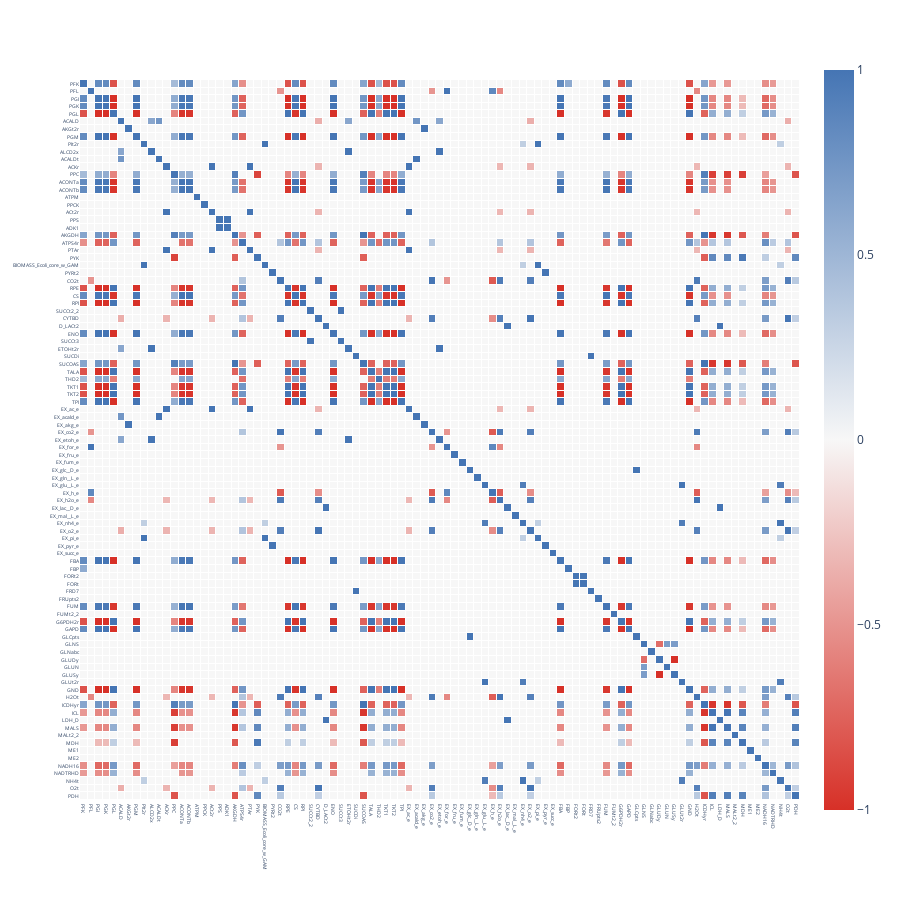
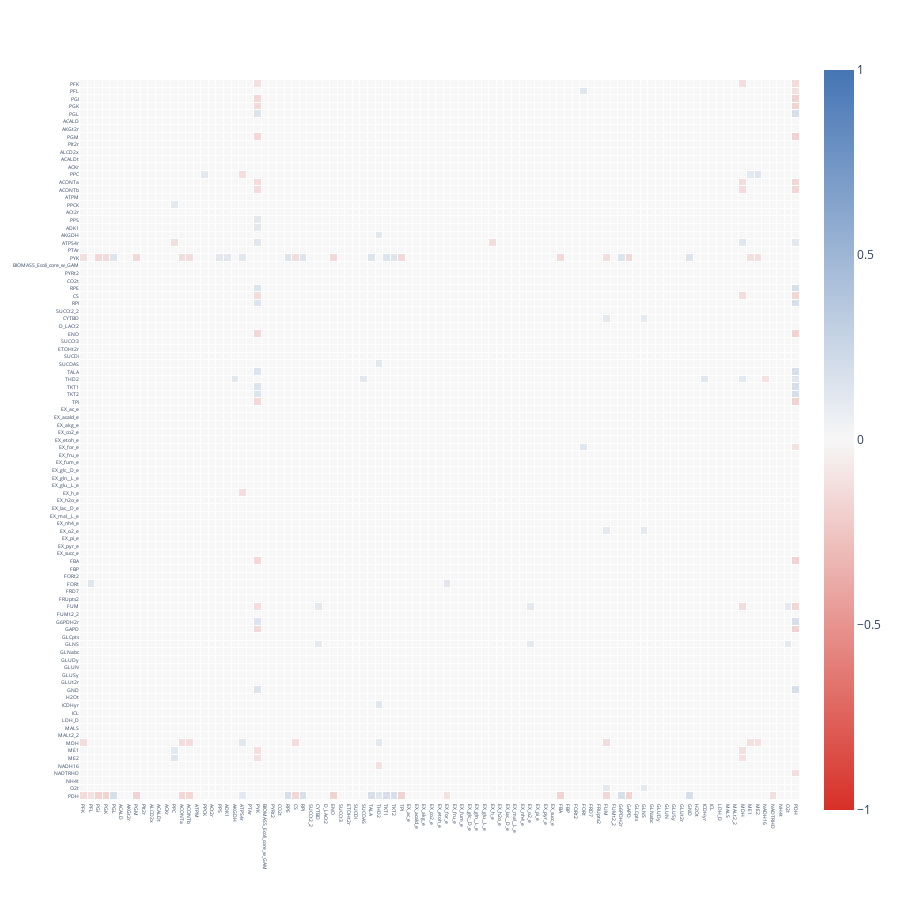
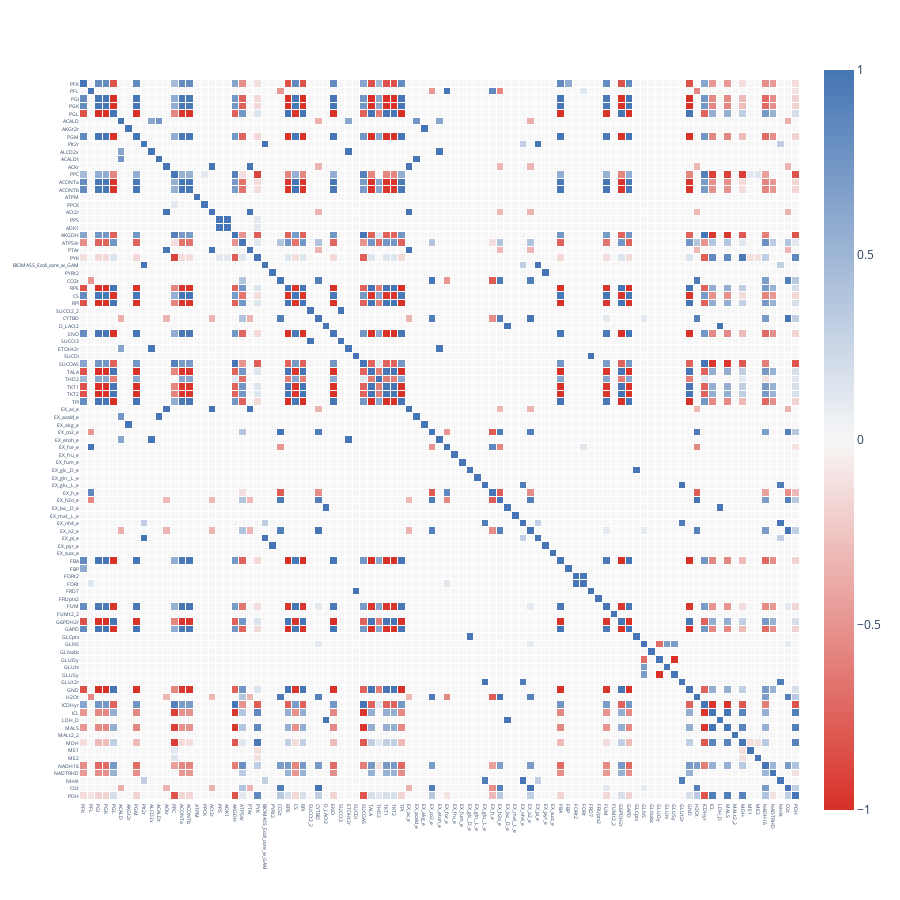

The notebook cell these images were saved under, in order:
### Code cell
cobra_reactions_str = [str(reaction.id) for reaction in ec_cobra_model.reactions]

plot_correlation_matrix(linear_correlation_matrix_no_metabolites, cobra_reactions_str)
plot_correlation_matrix(non_linear_correlation_matrix_no_metabolites, cobra_reactions_str)
plot_correlation_matrix(mixed_correlation_matrix_no_metabolites, cobra_reactions_str)

### Figure 1 — Plotly figure (JSON) as saved in the notebook; plotly's stock layout.template omitted (floating-point values rounded to 4 significant figures; data arrays with more than 128 entries replaced by an {"elided": "..."} marker saying what was removed)
{"data": [{"coloraxis": "coloraxis", "hoverongaps": false, "hovertemplate": "x: %{x}<br>y: %{y}<br>color: %{z}<extra></extra>", "name": "0", "type": "heatmap", "x": ["PFK", "PFL", "PGI", "PGK", "PGL", "ACALD", "AKGt2r", "PGM", "PIt2r", "ALCD2x", "ACALDt", "ACKr", "PPC", "ACONTa", "ACONTb", "ATPM", "PPCK", "ACt2r", "PPS", "ADK1", "AKGDH", "ATPS4r", "PTAr", "PYK", "BIOMASS_Ecoli_core_w_GAM", "PYRt2", "CO2t", "RPE", "CS", "RPI", "SUCCt2_2", "CYTBD", "D_LACt2", "ENO", "SUCCt3", "ETOHt2r", "SUCDi", "SUCOAS", "TALA", "THD2", "TKT1", "TKT2", "TPI", "EX_ac_e", "EX_acald_e", "EX_akg_e", "EX_co2_e", "EX_etoh_e", "EX_for_e", "EX_fru_e", "EX_fum_e", "EX_glc__D_e", "EX_gln__L_e", "EX_glu__L_e", "EX_h_e", "EX_h2o_e", "EX_lac__D_e", "EX_mal__L_e", "EX_nh4_e", "EX_o2_e", "EX_pi_e", "EX_pyr_e", "EX_succ_e", "FBA", "FBP", "FORt2", "FORt", "FRD7", "FRUpts2", "FUM", "FUMt2_2", "G6PDH2r", "GAPD", "GLCpts", "GLNS", "GLNabc", "GLUDy", "GLUN", "GLUSy", "GLUt2r", "GND", "H2Ot", "ICDHyr", "ICL", "LDH_D", "MALS", "MALt2_2", "MDH", "ME1", "ME2", "NADH16", "NADTRHD", "NH4t", "O2t", "PDH"], "xaxis": "x", "xgap": 1, "y": ["PFK", "PFL", "PGI", "PGK", "PGL", "ACALD", "AKGt2r", "PGM", "PIt2r", "ALCD2x", "ACALDt", "ACKr", "PPC", "ACONTa", "ACONTb", "ATPM", "PPCK", "ACt2r", "PPS", "ADK1", "AKGDH", "ATPS4r", "PTAr", "PYK", "BIOMASS_Ecoli_core_w_GAM", "PYRt2", "CO2t", "RPE", "CS", "RPI", "SUCCt2_2", "CYTBD", "D_LACt2", "ENO", "SUCCt3", "ETOHt2r", "SUCDi", "SUCOAS", "TALA", "THD2", "TKT1", "TKT2", "TPI", "EX_ac_e", "EX_acald_e", "EX_akg_e", "EX_co2_e", "EX_etoh_e", "EX_for_e", "EX_fru_e", "EX_fum_e", "EX_glc__D_e", "EX_gln__L_e", "EX_glu__L_e", "EX_h_e", "EX_h2o_e", "EX_lac__D_e", "EX_mal__L_e", "EX_nh4_e", "EX_o2_e", "EX_pi_e", "EX_pyr_e", "EX_succ_e", "FBA", "FBP", "FORt2", "FORt", "FRD7", "FRUpts2", "FUM", "FUMt2_2", "G6PDH2r", "GAPD", "GLCpts", "GLNS", "GLNabc", "GLUDy", "GLUN", "GLUSy", "GLUt2r", "GND", "H2Ot", "ICDHyr", "ICL", "LDH_D", "MALS", "MALt2_2", "MDH", "ME1", "ME2", "NADH16", "NADTRHD", "NH4t", "O2t", "PDH"], "yaxis": "y", "ygap": 1, "z": {"elided": "95x95 float values"}}], "layout": {"coloraxis": {"cmax": 1, "cmin": -1, "colorscale": [[0, "#d73027"], [0.5, "#f7f7f7"], [1, "#4575b4"]]}, "height": 900, "margin": {"t": 60}, "plot_bgcolor": "rgba(0,0,0,0)", "width": 900, "xaxis": {"anchor": "y", "constrain": "domain", "domain": [0, 1], "scaleanchor": "y", "tickfont": {"size": 5}}, "yaxis": {"anchor": "x", "autorange": "reversed", "constrain": "domain", "domain": [0, 1], "tickfont": {"size": 5}}}}

### Figure 2 — Plotly figure (JSON) as saved in the notebook; plotly's stock layout.template omitted (floating-point values rounded to 4 significant figures; data arrays with more than 128 entries replaced by an {"elided": "..."} marker saying what was removed)
{"data": [{"coloraxis": "coloraxis", "hoverongaps": false, "hovertemplate": "x: %{x}<br>y: %{y}<br>color: %{z}<extra></extra>", "name": "0", "type": "heatmap", "x": ["PFK", "PFL", "PGI", "PGK", "PGL", "ACALD", "AKGt2r", "PGM", "PIt2r", "ALCD2x", "ACALDt", "ACKr", "PPC", "ACONTa", "ACONTb", "ATPM", "PPCK", "ACt2r", "PPS", "ADK1", "AKGDH", "ATPS4r", "PTAr", "PYK", "BIOMASS_Ecoli_core_w_GAM", "PYRt2", "CO2t", "RPE", "CS", "RPI", "SUCCt2_2", "CYTBD", "D_LACt2", "ENO", "SUCCt3", "ETOHt2r", "SUCDi", "SUCOAS", "TALA", "THD2", "TKT1", "TKT2", "TPI", "EX_ac_e", "EX_acald_e", "EX_akg_e", "EX_co2_e", "EX_etoh_e", "EX_for_e", "EX_fru_e", "EX_fum_e", "EX_glc__D_e", "EX_gln__L_e", "EX_glu__L_e", "EX_h_e", "EX_h2o_e", "EX_lac__D_e", "EX_mal__L_e", "EX_nh4_e", "EX_o2_e", "EX_pi_e", "EX_pyr_e", "EX_succ_e", "FBA", "FBP", "FORt2", "FORt", "FRD7", "FRUpts2", "FUM", "FUMt2_2", "G6PDH2r", "GAPD", "GLCpts", "GLNS", "GLNabc", "GLUDy", "GLUN", "GLUSy", "GLUt2r", "GND", "H2Ot", "ICDHyr", "ICL", "LDH_D", "MALS", "MALt2_2", "MDH", "ME1", "ME2", "NADH16", "NADTRHD", "NH4t", "O2t", "PDH"], "xaxis": "x", "xgap": 1, "y": ["PFK", "PFL", "PGI", "PGK", "PGL", "ACALD", "AKGt2r", "PGM", "PIt2r", "ALCD2x", "ACALDt", "ACKr", "PPC", "ACONTa", "ACONTb", "ATPM", "PPCK", "ACt2r", "PPS", "ADK1", "AKGDH", "ATPS4r", "PTAr", "PYK", "BIOMASS_Ecoli_core_w_GAM", "PYRt2", "CO2t", "RPE", "CS", "RPI", "SUCCt2_2", "CYTBD", "D_LACt2", "ENO", "SUCCt3", "ETOHt2r", "SUCDi", "SUCOAS", "TALA", "THD2", "TKT1", "TKT2", "TPI", "EX_ac_e", "EX_acald_e", "EX_akg_e", "EX_co2_e", "EX_etoh_e", "EX_for_e", "EX_fru_e", "EX_fum_e", "EX_glc__D_e", "EX_gln__L_e", "EX_glu__L_e", "EX_h_e", "EX_h2o_e", "EX_lac__D_e", "EX_mal__L_e", "EX_nh4_e", "EX_o2_e", "EX_pi_e", "EX_pyr_e", "EX_succ_e", "FBA", "FBP", "FORt2", "FORt", "FRD7", "FRUpts2", "FUM", "FUMt2_2", "G6PDH2r", "GAPD", "GLCpts", "GLNS", "GLNabc", "GLUDy", "GLUN", "GLUSy", "GLUt2r", "GND", "H2Ot", "ICDHyr", "ICL", "LDH_D", "MALS", "MALt2_2", "MDH", "ME1", "ME2", "NADH16", "NADTRHD", "NH4t", "O2t", "PDH"], "yaxis": "y", "ygap": 1, "z": {"elided": "95x95 float values"}}], "layout": {"coloraxis": {"cmax": 1, "cmin": -1, "colorscale": [[0, "#d73027"], [0.5, "#f7f7f7"], [1, "#4575b4"]]}, "height": 900, "margin": {"t": 60}, "plot_bgcolor": "rgba(0,0,0,0)", "width": 900, "xaxis": {"anchor": "y", "constrain": "domain", "domain": [0, 1], "scaleanchor": "y", "tickfont": {"size": 5}}, "yaxis": {"anchor": "x", "autorange": "reversed", "constrain": "domain", "domain": [0, 1], "tickfont": {"size": 5}}}}

### Figure 3 — Plotly figure (JSON) as saved in the notebook; plotly's stock layout.template omitted (floating-point values rounded to 4 significant figures; data arrays with more than 128 entries replaced by an {"elided": "..."} marker saying what was removed)
{"data": [{"coloraxis": "coloraxis", "hoverongaps": false, "hovertemplate": "x: %{x}<br>y: %{y}<br>color: %{z}<extra></extra>", "name": "0", "type": "heatmap", "x": ["PFK", "PFL", "PGI", "PGK", "PGL", "ACALD", "AKGt2r", "PGM", "PIt2r", "ALCD2x", "ACALDt", "ACKr", "PPC", "ACONTa", "ACONTb", "ATPM", "PPCK", "ACt2r", "PPS", "ADK1", "AKGDH", "ATPS4r", "PTAr", "PYK", "BIOMASS_Ecoli_core_w_GAM", "PYRt2", "CO2t", "RPE", "CS", "RPI", "SUCCt2_2", "CYTBD", "D_LACt2", "ENO", "SUCCt3", "ETOHt2r", "SUCDi", "SUCOAS", "TALA", "THD2", "TKT1", "TKT2", "TPI", "EX_ac_e", "EX_acald_e", "EX_akg_e", "EX_co2_e", "EX_etoh_e", "EX_for_e", "EX_fru_e", "EX_fum_e", "EX_glc__D_e", "EX_gln__L_e", "EX_glu__L_e", "EX_h_e", "EX_h2o_e", "EX_lac__D_e", "EX_mal__L_e", "EX_nh4_e", "EX_o2_e", "EX_pi_e", "EX_pyr_e", "EX_succ_e", "FBA", "FBP", "FORt2", "FORt", "FRD7", "FRUpts2", "FUM", "FUMt2_2", "G6PDH2r", "GAPD", "GLCpts", "GLNS", "GLNabc", "GLUDy", "GLUN", "GLUSy", "GLUt2r", "GND", "H2Ot", "ICDHyr", "ICL", "LDH_D", "MALS", "MALt2_2", "MDH", "ME1", "ME2", "NADH16", "NADTRHD", "NH4t", "O2t", "PDH"], "xaxis": "x", "xgap": 1, "y": ["PFK", "PFL", "PGI", "PGK", "PGL", "ACALD", "AKGt2r", "PGM", "PIt2r", "ALCD2x", "ACALDt", "ACKr", "PPC", "ACONTa", "ACONTb", "ATPM", "PPCK", "ACt2r", "PPS", "ADK1", "AKGDH", "ATPS4r", "PTAr", "PYK", "BIOMASS_Ecoli_core_w_GAM", "PYRt2", "CO2t", "RPE", "CS", "RPI", "SUCCt2_2", "CYTBD", "D_LACt2", "ENO", "SUCCt3", "ETOHt2r", "SUCDi", "SUCOAS", "TALA", "THD2", "TKT1", "TKT2", "TPI", "EX_ac_e", "EX_acald_e", "EX_akg_e", "EX_co2_e", "EX_etoh_e", "EX_for_e", "EX_fru_e", "EX_fum_e", "EX_glc__D_e", "EX_gln__L_e", "EX_glu__L_e", "EX_h_e", "EX_h2o_e", "EX_lac__D_e", "EX_mal__L_e", "EX_nh4_e", "EX_o2_e", "EX_pi_e", "EX_pyr_e", "EX_succ_e", "FBA", "FBP", "FORt2", "FORt", "FRD7", "FRUpts2", "FUM", "FUMt2_2", "G6PDH2r", "GAPD", "GLCpts", "GLNS", "GLNabc", "GLUDy", "GLUN", "GLUSy", "GLUt2r", "GND", "H2Ot", "ICDHyr", "ICL", "LDH_D", "MALS", "MALt2_2", "MDH", "ME1", "ME2", "NADH16", "NADTRHD", "NH4t", "O2t", "PDH"], "yaxis": "y", "ygap": 1, "z": {"elided": "95x95 float values"}}], "layout": {"coloraxis": {"cmax": 1, "cmin": -1, "colorscale": [[0, "#d73027"], [0.5, "#f7f7f7"], [1, "#4575b4"]]}, "height": 900, "margin": {"t": 60}, "plot_bgcolor": "rgba(0,0,0,0)", "width": 900, "xaxis": {"anchor": "y", "constrain": "domain", "domain": [0, 1], "scaleanchor": "y", "tickfont": {"size": 5}}, "yaxis": {"anchor": "x", "autorange": "reversed", "constrain": "domain", "domain": [0, 1], "tickfont": {"size": 5}}}}
